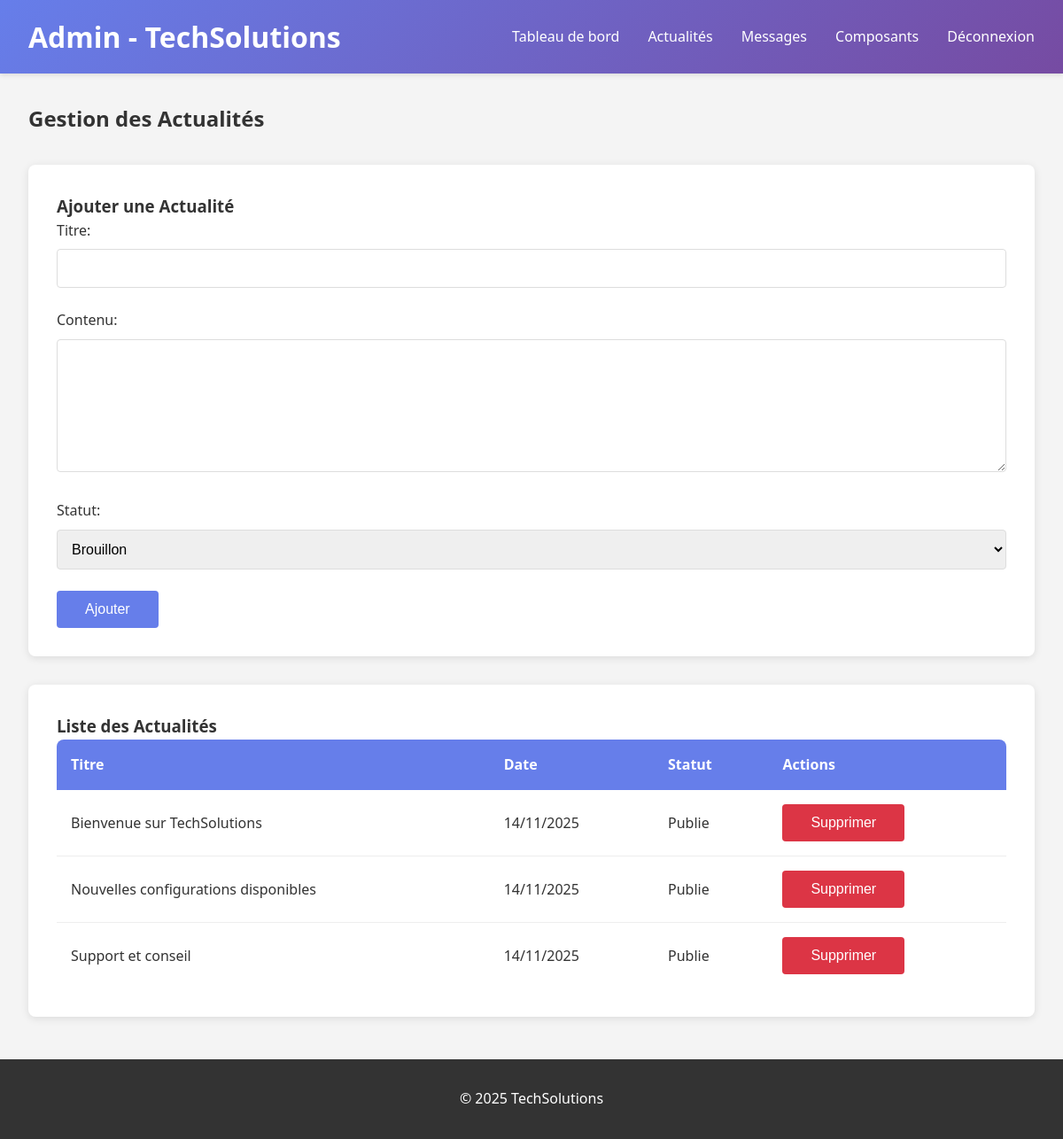
The page /admin/actualites.php (signed in) on the database its author committed.
### tables this page shows
CREATE TABLE `actualites` (
  `id` int(11) NOT NULL AUTO_INCREMENT,
  `titre` varchar(255) NOT NULL,
  `contenu` text NOT NULL,
  `date_publication` datetime DEFAULT current_timestamp(),
  `auteur` varchar(100) DEFAULT NULL,
  `statut` enum('brouillon','publie') DEFAULT 'brouillon',
  PRIMARY KEY (`id`)
);

### admin/actualites.php (the view)
<?php require_once '../includes/config.php'; if (!isset($_SESSION['admin_id'])) { header('Location: login.php'); exit; } $message = ''; if ($_SERVER['REQUEST_METHOD'] === 'POST') { if (isset($_POST['action'])) { if ($_POST['action'] === 'add') { $stmt = $pdo->prepare("INSERT INTO actualites (titre, contenu, auteur, statut) VALUES (?, ?, ?, ?)"); $stmt->execute([trim($_POST['titre']), trim($_POST['contenu']), $_SESSION['admin_username'], $_POST['statut']]); $message = 'Actualité ajoutée'; } elseif ($_POST['action'] === 'delete') { $stmt = $pdo->prepare("DELETE FROM actualites WHERE id = ?"); $stmt->execute([$_POST['id']]); $message = 'Actualité supprimée'; } } } $stmt = $pdo->query("SELECT * FROM actualites ORDER BY date_publication DESC"); $actualites = $stmt->fetchAll(); ?><!DOCTYPE html><html lang="fr"><head><meta charset="UTF-8"><title>Actualités - Admin</title><link rel="stylesheet" href="../css/style.css"></head><body><header><div class="header-content"><div class="logo"><h1>Admin - TechSolutions</h1></div><nav><ul><li><a href="dashboard.php">Tableau de bord</a></li><li><a href="actualites.php">Actualités</a></li><li><a href="contacts.php">Messages</a></li><li><a href="composants.php">Composants</a></li><li><a href="logout.php">Déconnexion</a></li></ul></nav></div></header><div class="container"><h2>Gestion des Actualités</h2><?php if($message): ?><div class="message success"><?php echo $message; ?></div><?php endif; ?><div class="content-box"><h3>Ajouter une Actualité</h3><form method="POST"><input type="hidden" name="action" value="add"><div class="form-group"><label>Titre:</label><input type="text" name="titre" required></div><div class="form-group"><label>Contenu:</label><textarea name="contenu" required></textarea></div><div class="form-group"><label>Statut:</label><select name="statut"><option value="brouillon">Brouillon</option><option value="publie">Publié</option></select></div><button type="submit">Ajouter</button></form></div><div class="content-box"><h3>Liste des Actualités</h3><table><thead><tr><th>Titre</th><th>Date</th><th>Statut</th><th>Actions</th></tr></thead><tbody><?php foreach($actualites as $actu): ?><tr><td><?php echo htmlspecialchars($actu['titre']); ?></td><td><?php echo date('d/m/Y', strtotime($actu['date_publication'])); ?></td><td><?php echo ucfirst($actu['statut']); ?></td><td><form method="POST" style="display:inline;" onsubmit="return confirm('Supprimer ?');"><input type="hidden" name="action" value="delete"><input type="hidden" name="id" value="<?php echo $actu['id']; ?>"><button type="submit" class="btn-danger">Supprimer</button></form></td></tr><?php endforeach; ?></tbody></table></div></div><footer><p>&copy; 2025 TechSolutions</p></footer></body></html>

### css/style.css (style rules this page uses)
* { margin: 0; padding: 0; box-sizing: border-box; }
body { font-family: 'Segoe UI', Tahoma, Geneva, Verdana, sans-serif; line-height: 1.6; color: #333; background-color: #f4f4f4; }
header { background: linear-gradient(135deg, #667eea 0%, #764ba2 100%); color: white; padding: 1rem 0; box-shadow: 0 2px 5px rgba(0,0,0,0.1); }
.header-content { max-width: 1200px; margin: 0 auto; display: flex; justify-content: space-between; align-items: center; padding: 0 2rem; }
.logo h1 { font-size: 2rem; font-weight: bold; }
nav ul { list-style: none; display: flex; gap: 2rem; }
nav a { color: white; text-decoration: none; font-weight: 500; transition: opacity 0.3s; }
.container { max-width: 1200px; margin: 2rem auto; padding: 0 2rem; }
.form-group { margin-bottom: 1.5rem; }
.form-group label { display: block; margin-bottom: 0.5rem; font-weight: 500; color: #333; }
.form-group input, .form-group textarea, .form-group select { width: 100%; padding: 0.75rem; border: 1px solid #ddd; border-radius: 4px; font-size: 1rem; }
.form-group textarea { resize: vertical; min-height: 150px; }
button, .btn { background: #667eea; color: white; padding: 0.75rem 2rem; border: none; border-radius: 4px; cursor: pointer; font-size: 1rem; transition: background 0.3s; text-decoration: none; display: inline-block; }
.btn-danger { background: #dc3545; }
table { width: 100%; border-collapse: collapse; background: white; border-radius: 8px; overflow: hidden; }
table th { background: #667eea; color: white; padding: 1rem; text-align: left; }
table td { padding: 1rem; border-bottom: 1px solid #eee; }
table tr:last-child td { border-bottom: none; }
footer { background: #333; color: white; text-align: center; padding: 2rem; margin-top: 3rem; }
.content-box { background: white; padding: 2rem; border-radius: 8px; box-shadow: 0 2px 10px rgba(0,0,0,0.1); margin: 2rem 0; }

### rows shown on the page
actualites: titre "Bienvenue sur TechSolutions", date_publication "14/11/2025", statut "Publie"
actualites: titre "Nouvelles configurations disponibles", date_publication "14/11/2025", statut "Publie"
actualites: titre "Support et conseil", date_publication "14/11/2025", statut "Publie"
